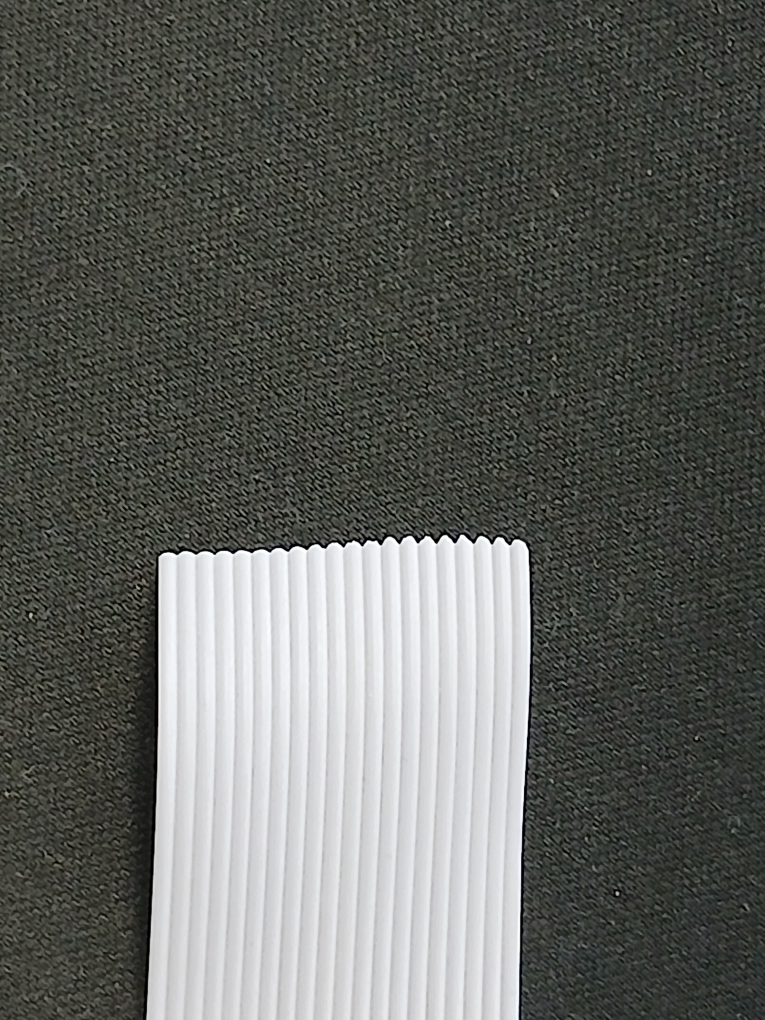
#> input picture Cinta-Hilos.jpg, 3060 x 4080 px (shown at 1/4 size)
$ python Conteo-picos.py
#> lines starting #> are read from the running program, lines starting #| are printed output that depends on the picture; after the words box and inside, x2 and y2 are one past the last pixel; in counts of white or black regions, pixels touching at a corner belong together
import cv2
import numpy as np

def aplicar_gamma(imagen, gamma=0.8):
    """
    Aplica la corrección Gamma.
    gamma < 1.0 hace las áreas oscuras más brillantes (aumenta su intensidad).
    """
    # Crear una tabla de mapeo de píxeles
    invGamma = 1.0 / gamma
    # Se utiliza una tabla de consulta (LUT) para aplicar la transformación rápidamente
    table = np.array([((i / 255.0) ** invGamma) * 255
                      for i in np.arange(0, 256)]).astype("uint8")

    # Aplicar la corrección Gamma a la imagen
    return cv2.LUT(imagen, table)


def contar_filamentos_gamma(ruta_imagen):
    # --- Cargar imagen ---
#> called with ruta_imagen = 'Cinta-Hilos.jpg'
    img = cv2.imread(ruta_imagen)
#> img is the input picture: shape (4080, 3060, 3); mean B, G, R 93.8, 98.1, 96.3
    if img is None:
        print(f"Error: No se pudo cargar la imagen '{ruta_imagen}'. Revise la ruta.")
        return 0

    img_procesada = img.copy()
    gray = cv2.cvtColor(img_procesada, cv2.COLOR_BGR2GRAY)

    # --- AUMENTAR CONTRASTE (CLAHE) ---
    clahe = cv2.createCLAHE(clipLimit=3.0, tileGridSize=(8,8))
    enhanced = clahe.apply(gray)

    # --- 💡 1. TRANSFORMACIÓN GAMMA (Realza sombras/oscuros) ---
    # Usamos gamma = 0.8 para aumentar la intensidad de las zonas oscuras (sombras)
    gamma_corrected = aplicar_gamma(enhanced, gamma=0.8)
#> in aplicar_gamma, `return cv2.LUT(imagen, table)`:
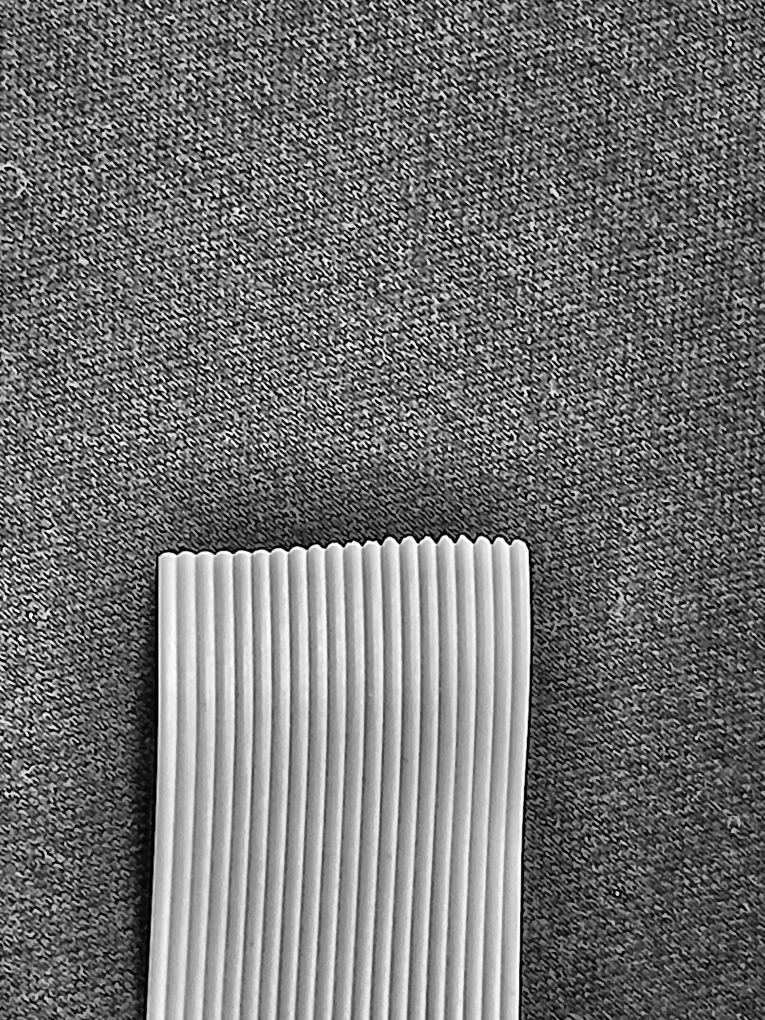
#> returned value: shape (4080, 3060) (shown at 1/4 size); min 0, max 255, mean 113.8

    # --- SUAVIZAR Y AUMENTAR NITIDEZ ---
    # Usamos la imagen con Gamma
    blur_for_sharp = cv2.GaussianBlur(gamma_corrected, (5,5), 0)
    # Acentuación suave
    sharp = cv2.addWeighted(gamma_corrected, 1.5, blur_for_sharp, -0.005, 0)
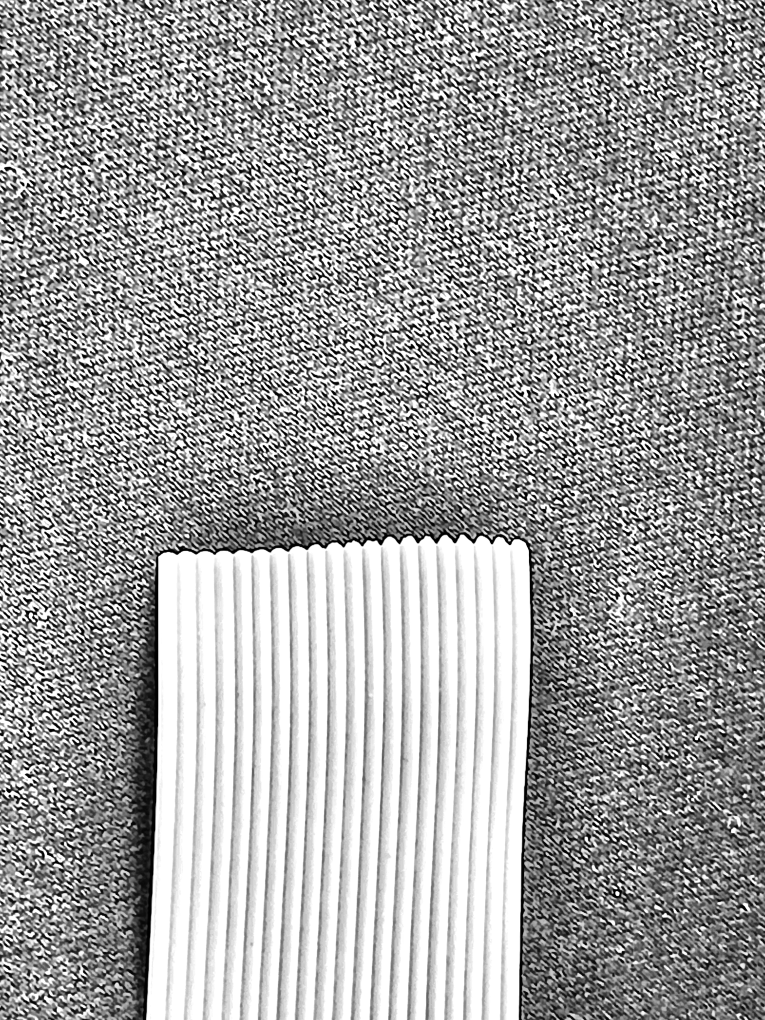
#> sharp: shape (4080, 3060) (shown at 1/4 size); min 0, max 255, mean 158.6

    # --- UMBRAL ADAPTATIVO (Invertido) ---
    # Usamos THRESH_BINARY_INV, asumiendo que los *canales* (sombras) son oscuros y queremos contarlos.
    # El Laplaciano suele funcionar mejor con esta imagen, pero adaptaremos tu lógica.
    th = cv2.adaptiveThreshold(
        sharp, 255,
        cv2.ADAPTIVE_THRESH_GAUSSIAN_C,
        cv2.THRESH_BINARY_INV, # Invertido para que los canales oscuros sean blancos
        31, 5
    )
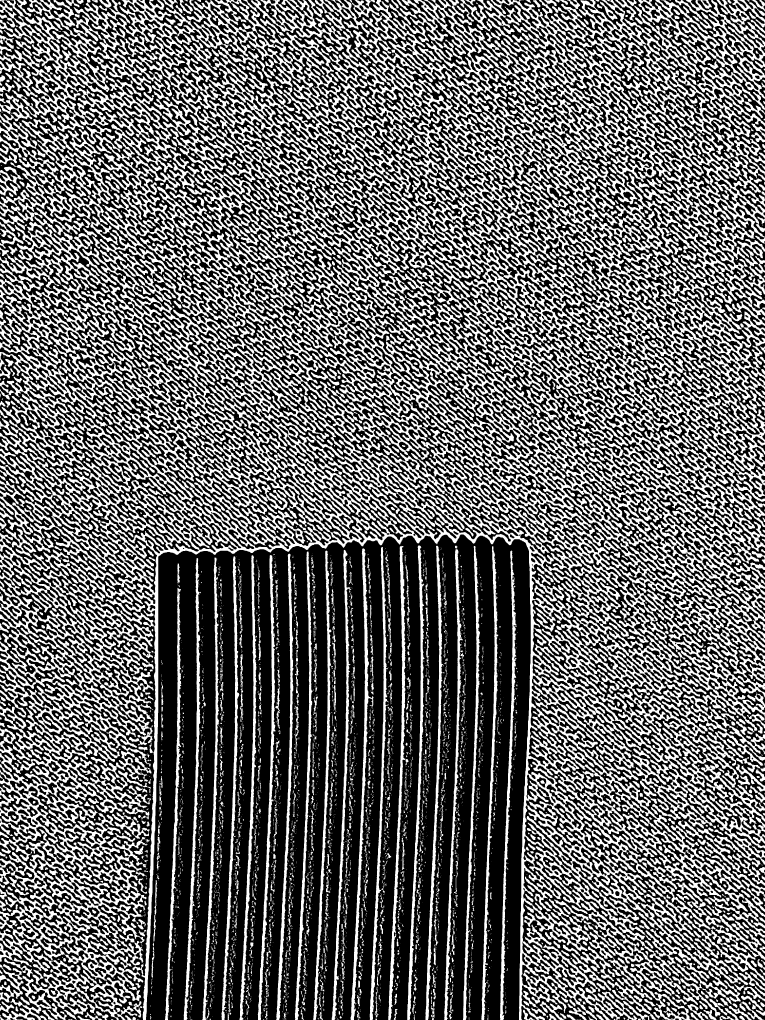
#> th: shape (4080, 3060) (shown at 1/4 size); 40.7% white; 7801 white regions (4838 under 20 px), largest, box (x1, y1, x2, y2) and area: (0, 0, 3060, 4080) 3019155, (0, 2131, 615, 3253) 166763, (778, 0, 1683, 842) 92881

    # --- MORFOLOGÍA: Limpieza y Clausura (Ajustada para prevenir uniones) ---
    # Usamos el kernel original (7, 3) pero con menos iteraciones para evitar unir
    kernel = cv2.getStructuringElement(cv2.MORPH_RECT, (7, 3))

    # Una sola iteración de clausura
    closed = cv2.morphologyEx(th, cv2.MORPH_CLOSE, kernel, iterations=1)
#> closed: shape (4080, 3060); 42.7% white; 2266 white regions (1152 under 20 px), largest, box (x1, y1, x2, y2) and area: (0, 0, 3060, 4080) 4654066, (1031, 2220, 1120, 4080) 26532, (886, 2225, 980, 4080) 25971
    # Apertura para limpiar ruido
    opened = cv2.morphologyEx(closed, cv2.MORPH_OPEN, kernel, iterations=1)
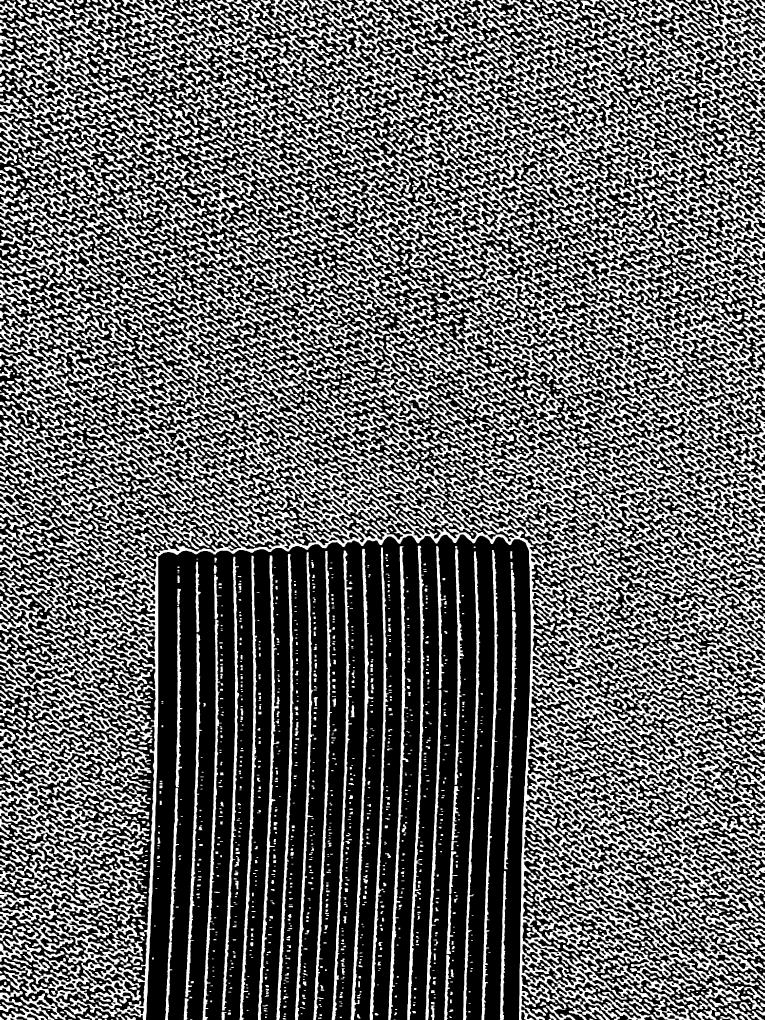
#> opened: shape (4080, 3060) (shown at 1/4 size); 39.8% white; 4370 white regions (11 under 20 px)

    # --- Encontrar contornos (Canales/Sombras) ---
    contours, _ = cv2.findContours(opened, cv2.RETR_EXTERNAL, cv2.CHAIN_APPROX_SIMPLE)
#> contours = 4293 contours, 430 with area under 20; largest, box (x1, y1, x2, y2) and area: (406, 1868, 3060, 4080) 582530, (2244, 1523, 3060, 2204) 105322, (1723, 1677, 2490, 2139) 73122, (350, 2221, 633, 4080) 58757, (2624, 1104, 3060, 1599) 58313

    # -------------------------------------------------------------
    # --- FILTRO FINAL: Por Ancho (w) (Para Contar Hilos = Canales + 1) ---
    # -------------------------------------------------------------
    canales_filtrados = []

    # Parámetros de filtro por ancho (más robusto que el área)
    W_MIN = 10  # Ancho mínimo del canal/sombra
    W_MAX = 70  # Ancho máximo (si es más ancho, probablemente dos se han fusionado)
    H_MIN = img_procesada.shape[0] * 0.2 # Mínimo 20% de la altura total
#> H_MIN = 816

    for idx, c in enumerate(contours):
        x, y, w, h = cv2.boundingRect(c)
        area = cv2.contourArea(c)

        # Filtramos por altura y ancho para aislar solo los canales verticales.
        if (W_MIN <= w <= W_MAX) and (h > H_MIN) and (area > 500):
            canales_filtrados.append(c)

            # Dibujar el contorno del CANAL detectado
            cv2.drawContours(img_procesada, [c], -1, (0,0,255), 2)

            # Poner número del CANAL
            cv2.putText(img_procesada,
                        f"C{len(canales_filtrados)}",
                        (x, y + h // 2),
                        cv2.FONT_HERSHEY_SIMPLEX,
                        0.7,
                        (0, 255, 0), # Verde
                        2)
#> this loop made 4293 passes
#> (x, y, w, h, area) on passes 5 to 7: (273, 4077, 16, 3, 29.5), (2195, 4076, 10, 4, 25.5), (419, 4076, 9, 4, 22)
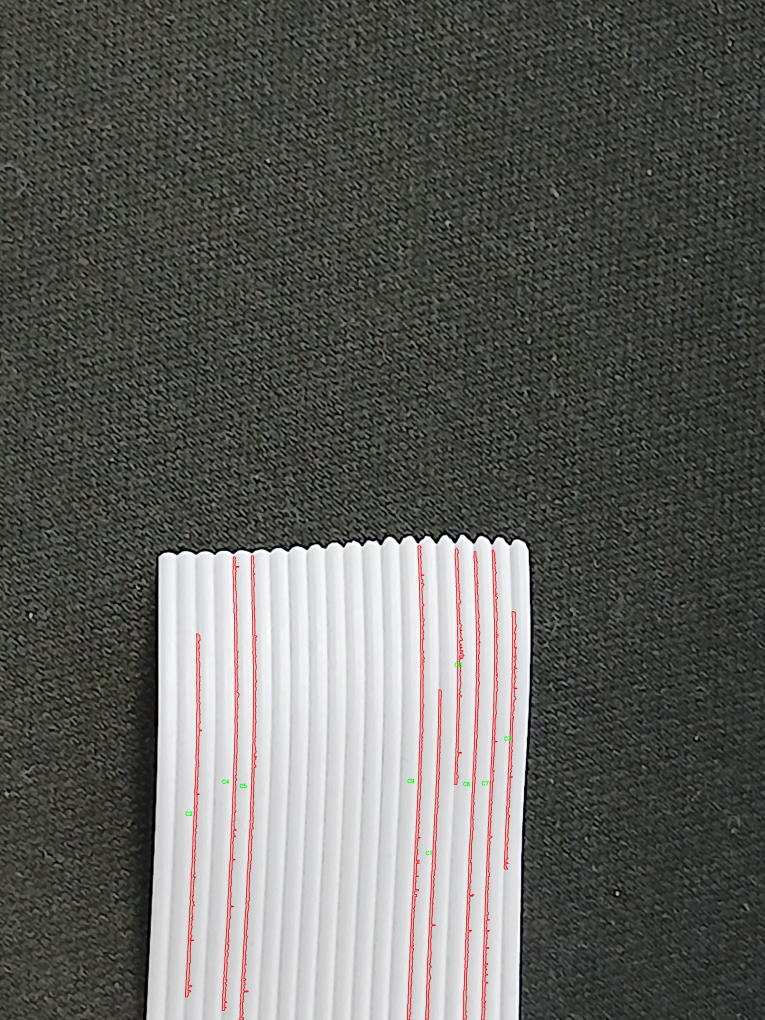
#> img_procesada: shape (4080, 3060, 3) (shown at 1/4 size); mean B, G, R 92.2, 96.5, 96.7
#> after the loop, canales_filtrados = 9 contours; largest, box (x1, y1, x2, y2) and area: (1629, 2183, 1698, 4080) 18836, (958, 2223, 1028, 4080) 18176, (1926, 2200, 1993, 4080) 17968, (888, 2227, 957, 4042) 17630, (1852, 2206, 1921, 4080) 17260

    # El número de FILAMENTOS es igual al número de CANALES (picos) + 1
    num_canales = len(canales_filtrados)
#> num_canales = 9
    num_filamentos = num_canales + 1
#> num_filamentos = 10

    # --- Resultados ---
    print("\n" + "="*50)
    print(f"Número de CANALES (picos/sombras) detectados: {num_canales}")
#| Número de CANALES (picos/sombras) detectados: 9
    print(f"✅ RESULTADO FINAL (Filamentos = Canales + 1): **{num_filamentos}**")
#| ✅ RESULTADO FINAL (Filamentos = Canales + 1): **10**
    print("="*50)

    # Mostrar imagen
    alto_total, ancho_total, _ = img.shape
#> alto_total = 4080; ancho_total = 3060
    if alto_total > 400 or ancho_total > 400:
        img_resized = cv2.resize(img_procesada, (600, int(alto_total * (400 / ancho_total))))
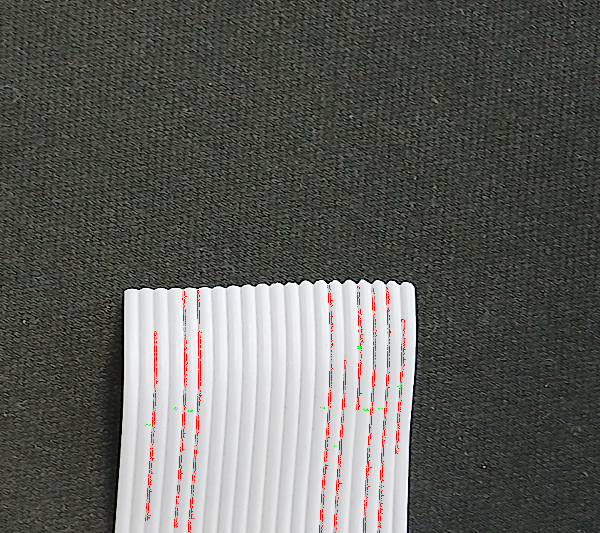
#> img_resized: shape (533, 600, 3); mean B, G, R 92.1, 96.4, 96.6
    else:
        img_resized = img_procesada

    cv2.imshow('Hilos Contados (Canales Enumerados)', img_resized)
    cv2.waitKey(0)
    cv2.destroyAllWindows()

    return num_filamentos

# --- Ejecución ---
ruta_del_archivo = "Cinta-Hilos.jpg"
conteo_final = contar_filamentos_gamma(ruta_del_archivo)
#> conteo_final = 10
